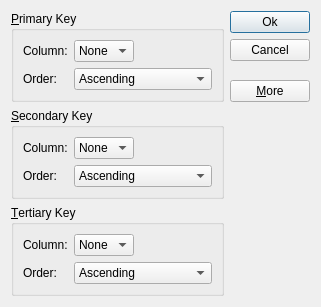
<?xml version="1.0" encoding="UTF-8"?>
<ui version="4.0">
 <class>CSortDialog</class>
 <widget class="QDialog" name="CSortDialog">
  <property name="geometry">
   <rect>
    <x>0</x>
    <y>0</y>
    <width>321</width>
    <height>276</height>
   </rect>
  </property>
  <property name="windowTitle">
   <string>Dialog</string>
  </property>
  <layout class="QGridLayout" name="gridLayout_4">
   <item row="0" column="0">
    <widget class="QGroupBox" name="m_pPkGB">
     <property name="title">
      <string>&amp;Primary Key</string>
     </property>
     <layout class="QGridLayout" name="gridLayout">
      <item row="0" column="0">
       <widget class="QLabel" name="label">
        <property name="text">
         <string>Column:</string>
        </property>
       </widget>
      </item>
      <item row="0" column="1">
       <widget class="QComboBox" name="m_pPColumnCB">
        <item>
         <property name="text">
          <string>None</string>
         </property>
        </item>
       </widget>
      </item>
      <item row="0" column="2">
       <spacer name="horizontalSpacer">
        <property name="orientation">
         <enum>Qt::Horizontal</enum>
        </property>
        <property name="sizeHint" stdset="0">
         <size>
          <width>74</width>
          <height>20</height>
         </size>
        </property>
       </spacer>
      </item>
      <item row="1" column="0">
       <widget class="QLabel" name="label_2">
        <property name="text">
         <string>Order:</string>
        </property>
       </widget>
      </item>
      <item row="1" column="1" colspan="2">
       <widget class="QComboBox" name="m_pPOrderCB">
        <item>
         <property name="text">
          <string>Ascending</string>
         </property>
        </item>
        <item>
         <property name="text">
          <string>Descending</string>
         </property>
        </item>
       </widget>
      </item>
     </layout>
    </widget>
   </item>
   <item row="0" column="1" rowspan="2">
    <layout class="QVBoxLayout" name="verticalLayout">
     <item>
      <widget class="QPushButton" name="m_pOkBtn">
       <property name="text">
        <string>Ok</string>
       </property>
       <property name="default">
        <bool>true</bool>
       </property>
      </widget>
     </item>
     <item>
      <widget class="QPushButton" name="m_pCancelBtn">
       <property name="text">
        <string>Cancel</string>
       </property>
      </widget>
     </item>
     <item>
      <spacer name="verticalSpacer">
       <property name="orientation">
        <enum>Qt::Vertical</enum>
       </property>
       <property name="sizeHint" stdset="0">
        <size>
         <width>20</width>
         <height>0</height>
        </size>
       </property>
      </spacer>
     </item>
     <item>
      <widget class="QPushButton" name="m_pMoreBtn">
       <property name="text">
        <string>&amp;More</string>
       </property>
       <property name="checkable">
        <bool>true</bool>
       </property>
      </widget>
     </item>
    </layout>
   </item>
   <item row="1" column="0">
    <spacer name="verticalSpacer_2">
     <property name="orientation">
      <enum>Qt::Vertical</enum>
     </property>
     <property name="sizeHint" stdset="0">
      <size>
       <width>20</width>
       <height>0</height>
      </size>
     </property>
    </spacer>
   </item>
   <item row="2" column="0">
    <widget class="QGroupBox" name="m_pSkGB">
     <property name="title">
      <string>&amp;Secondary Key</string>
     </property>
     <layout class="QGridLayout" name="gridLayout_2">
      <item row="0" column="0">
       <widget class="QLabel" name="label_3">
        <property name="text">
         <string>Column:</string>
        </property>
       </widget>
      </item>
      <item row="0" column="1">
       <widget class="QComboBox" name="m_pSColumnCB">
        <item>
         <property name="text">
          <string>None</string>
         </property>
        </item>
       </widget>
      </item>
      <item row="0" column="2">
       <spacer name="horizontalSpacer_2">
        <property name="orientation">
         <enum>Qt::Horizontal</enum>
        </property>
        <property name="sizeHint" stdset="0">
         <size>
          <width>40</width>
          <height>20</height>
         </size>
        </property>
       </spacer>
      </item>
      <item row="1" column="0">
       <widget class="QLabel" name="label_4">
        <property name="text">
         <string>Order:</string>
        </property>
       </widget>
      </item>
      <item row="1" column="1" colspan="2">
       <widget class="QComboBox" name="m_pSOrderCB">
        <item>
         <property name="text">
          <string>Ascending</string>
         </property>
        </item>
        <item>
         <property name="text">
          <string>Descending</string>
         </property>
        </item>
       </widget>
      </item>
     </layout>
    </widget>
   </item>
   <item row="3" column="0">
    <widget class="QGroupBox" name="m_pTkGB">
     <property name="title">
      <string>&amp;Tertiary Key</string>
     </property>
     <layout class="QGridLayout" name="gridLayout_3">
      <item row="0" column="0">
       <widget class="QLabel" name="label_5">
        <property name="text">
         <string>Column:</string>
        </property>
       </widget>
      </item>
      <item row="0" column="1">
       <widget class="QComboBox" name="m_pTColumnCB">
        <item>
         <property name="text">
          <string>None</string>
         </property>
        </item>
       </widget>
      </item>
      <item row="0" column="2">
       <spacer name="horizontalSpacer_3">
        <property name="orientation">
         <enum>Qt::Horizontal</enum>
        </property>
        <property name="sizeHint" stdset="0">
         <size>
          <width>40</width>
          <height>20</height>
         </size>
        </property>
       </spacer>
      </item>
      <item row="1" column="0">
       <widget class="QLabel" name="label_6">
        <property name="text">
         <string>Order:</string>
        </property>
       </widget>
      </item>
      <item row="1" column="1" colspan="2">
       <widget class="QComboBox" name="m_pTOrderCB">
        <item>
         <property name="text">
          <string>Ascending</string>
         </property>
        </item>
        <item>
         <property name="text">
          <string>Descending</string>
         </property>
        </item>
       </widget>
      </item>
     </layout>
    </widget>
   </item>
  </layout>
 </widget>
 <tabstops>
  <tabstop>m_pPColumnCB</tabstop>
  <tabstop>m_pPOrderCB</tabstop>
  <tabstop>m_pSColumnCB</tabstop>
  <tabstop>m_pSOrderCB</tabstop>
  <tabstop>m_pTColumnCB</tabstop>
  <tabstop>m_pTOrderCB</tabstop>
  <tabstop>m_pOkBtn</tabstop>
  <tabstop>m_pCancelBtn</tabstop>
  <tabstop>m_pMoreBtn</tabstop>
 </tabstops>
 <resources/>
 <connections>
  <connection>
   <sender>m_pOkBtn</sender>
   <signal>clicked()</signal>
   <receiver>CSortDialog</receiver>
   <slot>accept()</slot>
   <hints>
    <hint type="sourcelabel">
     <x>262</x>
     <y>21</y>
    </hint>
    <hint type="destinationlabel">
     <x>257</x>
     <y>216</y>
    </hint>
   </hints>
  </connection>
  <connection>
   <sender>m_pCancelBtn</sender>
   <signal>clicked()</signal>
   <receiver>CSortDialog</receiver>
   <slot>reject()</slot>
   <hints>
    <hint type="sourcelabel">
     <x>285</x>
     <y>53</y>
    </hint>
    <hint type="destinationlabel">
     <x>297</x>
     <y>220</y>
    </hint>
   </hints>
  </connection>
  <connection>
   <sender>m_pMoreBtn</sender>
   <signal>toggled(bool)</signal>
   <receiver>m_pSkGB</receiver>
   <slot>setVisible(bool)</slot>
   <hints>
    <hint type="sourcelabel">
     <x>243</x>
     <y>84</y>
    </hint>
    <hint type="destinationlabel">
     <x>145</x>
     <y>122</y>
    </hint>
   </hints>
  </connection>
  <connection>
   <sender>m_pMoreBtn</sender>
   <signal>toggled(bool)</signal>
   <receiver>m_pTkGB</receiver>
   <slot>setVisible(bool)</slot>
   <hints>
    <hint type="sourcelabel">
     <x>249</x>
     <y>92</y>
    </hint>
    <hint type="destinationlabel">
     <x>174</x>
     <y>200</y>
    </hint>
   </hints>
  </connection>
 </connections>
</ui>
